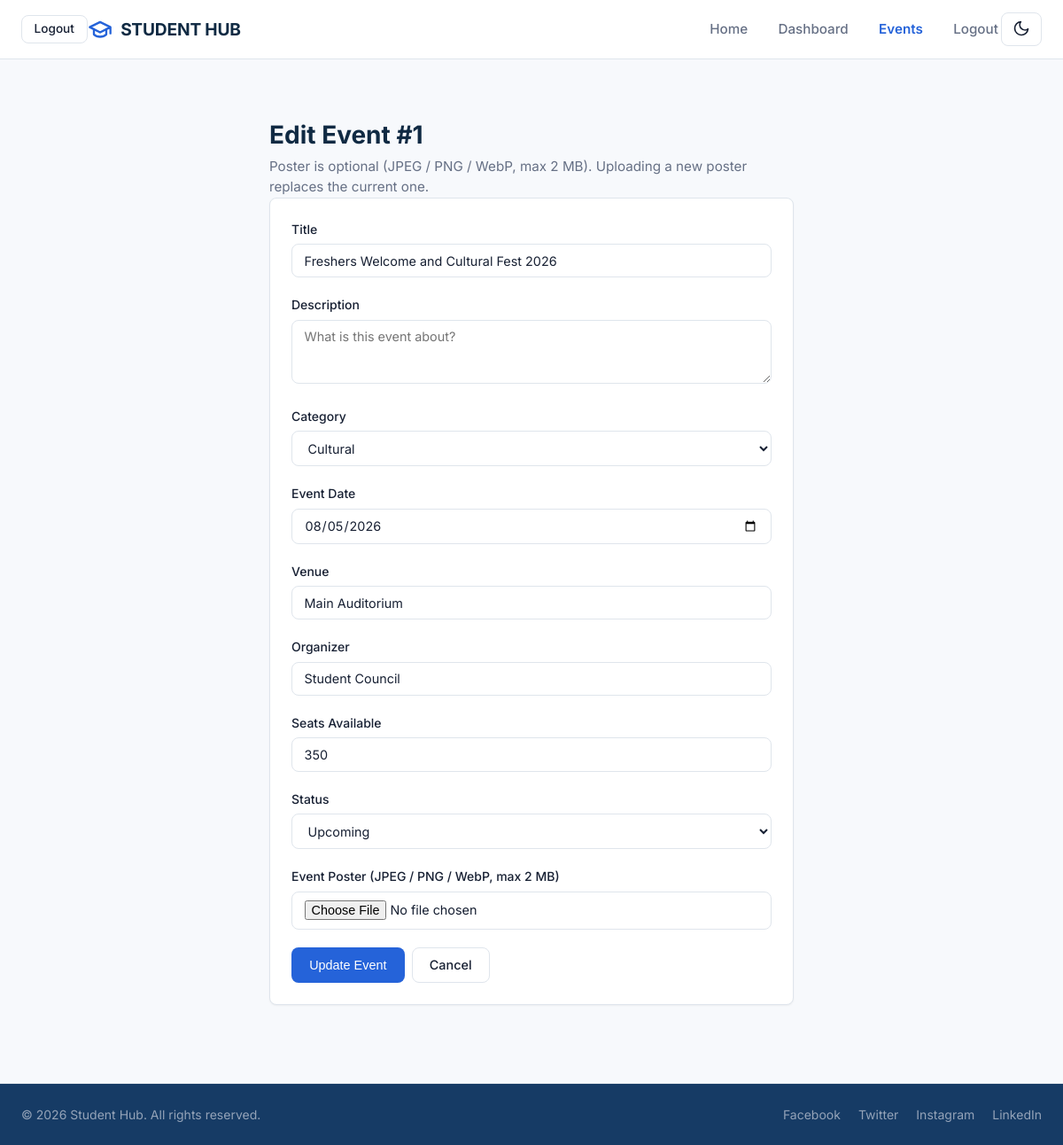
The page /php/event_form.php?id=1 (signed in) on the database its author committed.
### tables this page shows
CREATE TABLE IF NOT EXISTS `events` (
    `event_id`        INT UNSIGNED NOT NULL AUTO_INCREMENT,
    `title`           VARCHAR(150) NOT NULL,
    `description`     TEXT NULL DEFAULT NULL,
    `category`        ENUM('Workshop', 'Technical', 'Cultural', 'Sports', 'Seminar', 'Other') NOT NULL DEFAULT 'Other',
    `event_date`      DATE NOT NULL,
    `venue`           VARCHAR(120) NOT NULL DEFAULT '',
    `organizer`       VARCHAR(120) NULL DEFAULT NULL,
    `poster_path`     VARCHAR(255) NULL DEFAULT NULL,
    `seats_available` INT UNSIGNED NOT NULL DEFAULT 0,
    `status`          ENUM('Upcoming', 'Ongoing', 'Completed', 'Cancelled') NOT NULL DEFAULT 'Upcoming',
    `created_at`      TIMESTAMP NOT NULL DEFAULT CURRENT_TIMESTAMP,
    PRIMARY KEY (`event_id`),
    KEY `idx_events_date` (`event_date`),
    KEY `idx_events_category` (`category`)
);

### php/event_form.php (the view, shortened to what this page needs)
<?php
$old = $_SESSION['event_form_old'] ?? [];
$editingId = null;
$record = null;
if (isset($_GET['id'])) {
    $editingId = (int)$_GET['id'];
    $mysqli = getMysqliConnection();
    try {
        $stmt = $mysqli->prepare(
            'SELECT `event_id`, `title`, `description`, `category`, `event_date`,
                    `venue`, `organizer`, `seats_available`, `status`, `poster_path`
             FROM `events` WHERE `event_id` = ? LIMIT 1'
        );
        $stmt->bind_param('i', $editingId);
        $stmt->execute();
        $record = $stmt->get_result()->fetch_assoc();
    } catch (mysqli_sql_exception $e) {
        error_log('[studenthub] event_form load error: ' . $e->getMessage());
        $record = null;
    }
}
function h($value) {
    return htmlspecialchars((string)($value ?? ''), ENT_QUOTES, 'UTF-8');
}
function old_val($key) {
    global $old, $record;
    return $record[$key] ?? '';
}
$categories = ['Workshop', 'Technical', 'Cultural', 'Sports', 'Seminar', 'Other'];
$statuses = ['Upcoming', 'Ongoing', 'Completed', 'Cancelled'];
$isEdit = ($editingId !== null);
?>
<!DOCTYPE html>
<html lang="en">
<head>
    <link rel="stylesheet" href="../css/style.css">
</head>
<body>
    <header class="navbar" role="navigation" aria-label="Main navigation">
        <div class="nav-container">
            <div class="nav-actions">
                <a href="logout.php" class="btn btn-sm btn-outline">Logout</a>
            </div>
            <a href="home.html" class="nav-brand">
                <svg width="28" height="28" viewBox="0 0 24 24" fill="none" stroke="currentColor" stroke-width="2" stroke-linecap="round" stroke-linejoin="round">
                    <path d="M22 10v6M2 10l10-5 10 5-10 5z"/>
                    <path d="M6 12v5c3 3 9 3 12 0v-5"/>
                </svg>
                <span>STUDENT HUB</span>
            </a>
            <ul class="nav-links">
                <li><a href="home.html" class="nav-link">Home</a></li>
                <li><a href="dashboard.php" class="nav-link">Dashboard</a></li>
                <li><a href="events.php" class="nav-link active">Events</a></li>
                <li><a href="logout.php" class="nav-link">Logout</a></li>
            </ul>
            <button type="button" class="theme-toggle">Dark Mode</button>
        </div>
    </header>
    <main class="main-container" style="max-width: 640px; margin: 2rem auto;">
        <h1 class="page-title"><?= $isEdit ? 'Edit Event #' . h($editingId) : 'Add Event' ?></h1>
        <p class="page-subtitle">Poster is optional (JPEG / PNG / WebP, max 2 MB).<?= $isEdit ? ' Uploading a new poster replaces the current one.' : '' ?></p>
        <div class="card">
            <form method="POST" action="process_event.php" enctype="multipart/form-data" novalidate>
                <div class="form-group">
                    <label class="form-label" for="ef-title">Title</label>
                    <input type="text" id="ef-title" name="title" class="form-control" required maxlength="150" value="<?= h(old_val('title')) ?>">
                </div>
                <div class="form-group">
                    <label class="form-label" for="ef-description">Description</label>
                    <textarea id="ef-description" name="description" class="form-control" rows="3" maxlength="2000" placeholder="What is this event about?"><?= h(old_val('description')) ?></textarea>
                </div>
                <div class="form-group">
                    <label class="form-label" for="ef-category">Category</label>
                    <select id="ef-category" name="category" class="form-control" required>
                        <?php foreach ($categories as $c): ?>
                            <option value="<?= h($c) ?>"<?= old_val('category') === $c ? ' selected' : '' ?>><?= h($c) ?></option>
                        <?php endforeach; ?>
                    </select>
                </div>
                <div class="form-group">
                    <label class="form-label" for="ef-date">Event Date</label>
                    <input type="date" id="ef-date" name="event_date" class="form-control" required value="<?= h(old_val('event_date')) ?>">
                </div>
                <div class="form-group">
                    <label class="form-label" for="ef-venue">Venue</label>
                    <input type="text" id="ef-venue" name="venue" class="form-control" required maxlength="120" value="<?= h(old_val('venue')) ?>">
                </div>
                <div class="form-group">
                    <label class="form-label" for="ef-organizer">Organizer</label>
                    <input type="text" id="ef-organizer" name="organizer" class="form-control" maxlength="120" value="<?= h(old_val('organizer')) ?>">
                </div>
                <div class="form-group">
                    <label class="form-label" for="ef-seats">Seats Available</label>
                    <input type="number" id="ef-seats" name="seats_available" class="form-control" min="0" max="100000" value="<?= h(old_val('seats_available') !== '' ? old_val('seats_available') : '0') ?>">
                </div>
                <div class="form-group">
                    <label class="form-label" for="ef-status">Status</label>
                    <select id="ef-status" name="status" class="form-control" required>
                        <?php foreach ($statuses as $s): ?>
                            <option value="<?= h($s) ?>"<?= old_val('status') === $s ? ' selected' : '' ?>><?= h($s) ?></option>
                        <?php endforeach; ?>
                    </select>
                </div>
                <div class="form-group">
                    <label class="form-label" for="ef-poster">Event Poster (JPEG / PNG / WebP, max 2 MB)</label>
                    <input type="file" id="ef-poster" name="poster" class="form-control" accept=".jpg,.jpeg,.png,.webp">
                </div>
                <div style="display: flex; gap: 0.5rem; margin-top: 1rem;">
                    <button type="submit" class="btn btn-primary"><?= $isEdit ? 'Update Event' : 'Add Event' ?></button>
                    <a href="events.php" class="btn btn-outline">Cancel</a>
                </div>
            </form>
        </div>
    </main>
    <footer class="footer">
        <div class="footer-container">
            <p class="footer-copy">&copy; 2026 Student Hub. All rights reserved.</p>
            <div class="social-links">
                <a href="#" class="social-link">Facebook</a>
                <a href="#" class="social-link">Twitter</a>
                <a href="#" class="social-link">Instagram</a>
                <a href="#" class="social-link">LinkedIn</a>
            </div>
        </div>
    </footer>
</body>
</html>

### css/style.css (style rules this page uses)
:root { --navy: #102a43; --dark-blue: #163b65; --blue: #2563d9; --light-blue: #eaf3ff; --background: #f7f9fc; --text: #172033; --muted: #667085; --border: #dfe5ec; --white: #ffffff; --primary-color: #2563d9; --primary-hover: #1d4ed8; --primary-light: #eaf3ff; --secondary-color: #102a43; --bg-page: #f7f9fc; --bg-card: #ffffff; --bg-sidebar: #163b65; --sidebar-text: #94a3b8; --sidebar-active: #ffffff; --text-main: #172033; --text-muted: #667085; --border-color: #dfe5ec; --border-radius: 8px; --shadow-sm: 0 1px 2px rgba(0, 0, 0, 0.05); --shadow-md: 0 4px 6px -1px rgba(0, 0, 0, 0.05), 0 2px 4px -1px rgba(0, 0, 0, 0.03); --font-sans: 'Inter', -apple-system, BlinkMacSystemFont, "Segoe UI", Roboto, sans-serif; }
* { box-sizing: border-box; margin: 0; padding: 0; }
body { font-family: var(--font-sans); background-color: var(--bg-page); color: var(--text-main); line-height: 1.5; display: flex; flex-direction: column; min-height: 100vh; -webkit-font-smoothing: antialiased; }
a { color: var(--primary-color); text-decoration: none; }
.navbar { background-color: var(--bg-card); border-bottom: 1px solid var(--border-color); position: sticky; top: 0; z-index: 1000; }
.nav-container { max-width: 1200px; margin: 0 auto; padding: 0.85rem 1.5rem; display: flex; align-items: center; justify-content: flex-start; }
.nav-brand { display: flex; align-items: center; gap: 0.6rem; font-weight: 700; font-size: 1.2rem; color: var(--secondary-color); text-decoration: none; letter-spacing: -0.01em; order: 0; }
.nav-brand svg { color: var(--primary-color); }
.nav-links { display: flex; align-items: center; margin-left: auto; gap: 1.75rem; list-style: none; }
.nav-link { color: var(--text-muted); font-weight: 500; font-size: 0.95rem; padding: 0.4rem 0.2rem; text-decoration: none; transition: color 0.15s ease; }
.nav-link:hover, .nav-link.active { color: var(--primary-color); font-weight: 600; }
.nav-actions { display: flex; align-items: center; gap: 0.75rem; order: -1; margin-right: 0; }
.theme-toggle { padding: 0.45rem 0.75rem; border: 1px solid var(--border-color); border-radius: var(--border-radius); background: var(--bg-card); color: var(--text-main); cursor: pointer; font-size: 0.9rem; line-height: 1; transition: background-color 0.2s ease, border-color 0.2s ease, transform 0.2s ease; }
.btn { display: inline-flex; align-items: center; justify-content: center; gap: 0.5rem; padding: 0.55rem 1.2rem; font-size: 0.9rem; font-weight: 500; border-radius: var(--border-radius); border: 1px solid transparent; cursor: pointer; text-decoration: none; transition: background-color 0.15s ease, border-color 0.15s ease; line-height: 1.4; }
.btn-primary { background-color: var(--primary-color); color: #ffffff !important; }
.btn-outline { background-color: var(--bg-card); border-color: var(--border-color); color: var(--text-main) !important; }
.btn-sm { padding: 0.35rem 0.85rem; font-size: 0.85rem; }
html { transition: background-color 0.3s ease, color 0.3s ease; }
footer { background-color: var(--bg-sidebar); color: var(--sidebar-text); padding: 1.5rem 0; margin-top: auto; border-top: 1px solid var(--border-color); font-size: 0.875rem; }
.footer-container { max-width: 1200px; margin: 0 auto; padding: 0 1.5rem; display: flex; align-items: center; justify-content: space-between; }
.social-links { display: flex; gap: 1.25rem; }
.social-link { color: var(--sidebar-text); font-size: 0.875rem; transition: color 0.15s ease; }
.main-container { flex: 1; max-width: 1200px; width: 100%; margin: 0 auto; padding: 2rem 1.5rem; }
.card, fieldset { background-color: var(--bg-card); border: 1px solid var(--border-color); border-radius: var(--border-radius); padding: 1.5rem; margin-bottom: 1.5rem; box-shadow: var(--shadow-sm); }
.page-title { font-size: 1.75rem; font-weight: 700; color: var(--secondary-color); margin-bottom: 0.25rem; }
.page-subtitle { color: var(--text-muted); font-size: 0.95rem; }
.form-group { margin-bottom: 1.25rem; }
.form-label { display: block; margin-bottom: 0.4rem; font-weight: 500; font-size: 0.875rem; color: var(--text-main); }
.form-control, input[type="text"], input[type="email"], input[type="tel"], input[type="password"], textarea, select { width: 100%; padding: 0.6rem 0.85rem; font-family: var(--font-sans); font-size: 0.9rem; color: var(--text-main); background-color: var(--bg-card); border: 1px solid var(--border-color); border-radius: var(--border-radius); outline: none; transition: border-color 0.15s ease; }

### rows shown on the page
events: title "Freshers Welcome and Cultural Fest 2026", event_date "08/05/2026", venue "Main Auditorium", organizer "Student Council", seats_available "350"

### other values the page prints
$editingId "1"
form field category "Cultural"
form field status "Upcoming"
